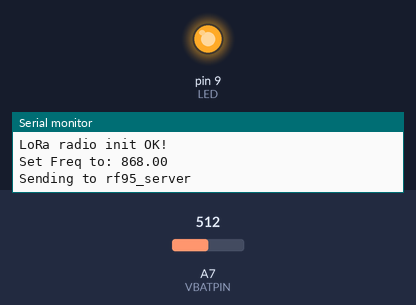
Simulated run of this sketch. Board: Arduino Nano, built with avr-gcc and run on an emulated ATmega328P. Parts: output pins drawn as LEDs (lit = HIGH), the last lines printed to the serial monitor. The test bench sets the inputs (shaded band); at power-on: A7 (VBATPIN) = 512. No radio packets arrive unless stated.

Above: at 0.18 s.
At 4.2 s:
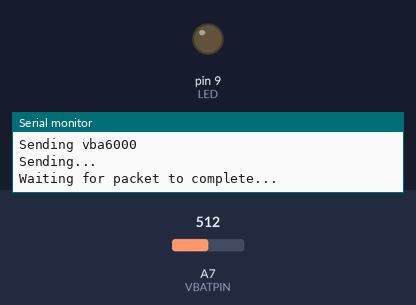
Timing chart, 0 to 10.6 s (numbered marks = the images above):
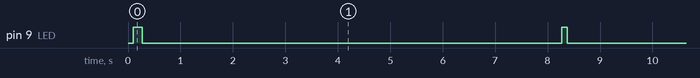

The sketch:

moteino_lora_tx.ino
```cpp
// Feather9x_TX
// -*- mode: C++ -*-
// Example sketch showing how to create a simple messaging client (transmitter)
// with the RH_RF95 class. RH_RF95 class does not provide for addressing or
// reliability, so you should only use RH_RF95 if you do not need the higher
// level messaging abilities.
// It is designed to work with the other example Feather9x_RX

// Send voltage
// https://learn.adafruit.com/adafruit-feather-m0-adalogger/power-management

#include <SPI.h>
#include <RH_RF95.h>
#include "LowPower.h"

/*
 SLEEP_15MS,
 SLEEP_30MS,
  SLEEP_60MS,
  SLEEP_120MS,
  SLEEP_250MS,
  SLEEP_500MS,
  SLEEP_1S,
  SLEEP_2S,
  SLEEP_4S,
  SLEEP_8S,
  SLEEP_FOREVER
*/


// Change to 434.0 or other frequency, must match RX's freq!
//#define RF95_FREQ 915.0
#define RF95_FREQ 868.0

// Singleton instance of the radio driver
//RH_RF95 rf95(RFM95_CS, RFM95_INT);
RH_RF95 rf95;

// Blinky on receipt
#define LED 9

// Voltage PIN
#define VBATPIN A7

void setup()
{


  pinMode(LED, OUTPUT);
  //pinMode(RFM95_RST, OUTPUT);
  //digitalWrite(RFM95_RST, HIGH);

//  while (!Serial);
  Serial.begin(9600);
  delay(100);

  Serial.println(" LoRa TX Test!");

  while (!rf95.init()) {
    Serial.println("LoRa radio init failed");
    while (1);
  }
  Serial.println("LoRa radio init OK!");

  // Defaults after init are 434.0MHz, modulation GFSK_Rb250Fd250, +13dbM
  if (!rf95.setFrequency(RF95_FREQ)) {
    Serial.println("setFrequency failed");
    while (1);
  }
  Serial.print("Set Freq to: "); Serial.println(RF95_FREQ);

  // Defaults after init are 434.0MHz, 13dBm, Bw = 125 kHz, Cr = 4/5, Sf = 128chips/symbol, CRC on

  // The default transmitter power is 13dBm, using PA_BOOST.
  // If you are using RFM95/96/97/98 modules which uses the PA_BOOST transmitter pin, then
  // you can set transmitter powers from 5 to 23 dBm:
  rf95.setTxPower(23, false);
}

int16_t packetnum = 0;  // packet counter, we increment per xmission

void loop()
{
  digitalWrite(LED, HIGH);
  Serial.println("Sending to rf95_server");

  float measuredvbat = analogRead(VBATPIN);
  measuredvbat *= 2;    // we divided by 2, so multiply back
  measuredvbat *= 3.3;  // Multiply by 3.3V, our reference voltage
  measuredvbat /= 1024; // convert to voltage
  measuredvbat = 6;

  Serial.print("VBat: " ); Serial.println(measuredvbat);

  measuredvbat *= 1000; // convert to voltage in thousandths

//  char charVal[10];
//  itoa((int)measuredvbat, charVal, 10);
//  Serial.print("VBat: " ); Serial.println(charVal);

  char radiopacket[20] = "vbat:              ";
  itoa((int)measuredvbat, radiopacket+3, 10);
  radiopacket[19] = 0;
  Serial.print("Sending "); Serial.println(radiopacket);


  Serial.println("Sending..."); delay(10);
  rf95.send((uint8_t *)radiopacket, 20);

  Serial.println("Waiting for packet to complete..."); delay(10);
  rf95.waitPacketSent();

/*
  uint8_t buf[RH_RF95_MAX_MESSAGE_LEN];
  uint8_t len = sizeof(buf);

  Serial.println("Waiting for reply..."); delay(10);
  if (rf95.waitAvailableTimeout(1000))
  {
    // Should be a reply message for us now
    if (rf95.recv(buf, &len))
   {
      Serial.print("Got reply: ");
      Serial.println((char*)buf);
      Serial.print("RSSI: ");
      Serial.println(rf95.lastRssi(), DEC);
    }
    else
    {
      Serial.println("Receive failed");
    }
  }
  else
  {
    Serial.println("No reply, is there a listener around?");
  }
*/

    digitalWrite(LED, LOW);

  //delay(8000);
  LowPower.powerDown(SLEEP_8S, ADC_OFF, BOD_OFF);

}
```

Measured:
- by itself, pin 9 (LED): alternates HIGH for 0.11 s and LOW for 8.0 s
